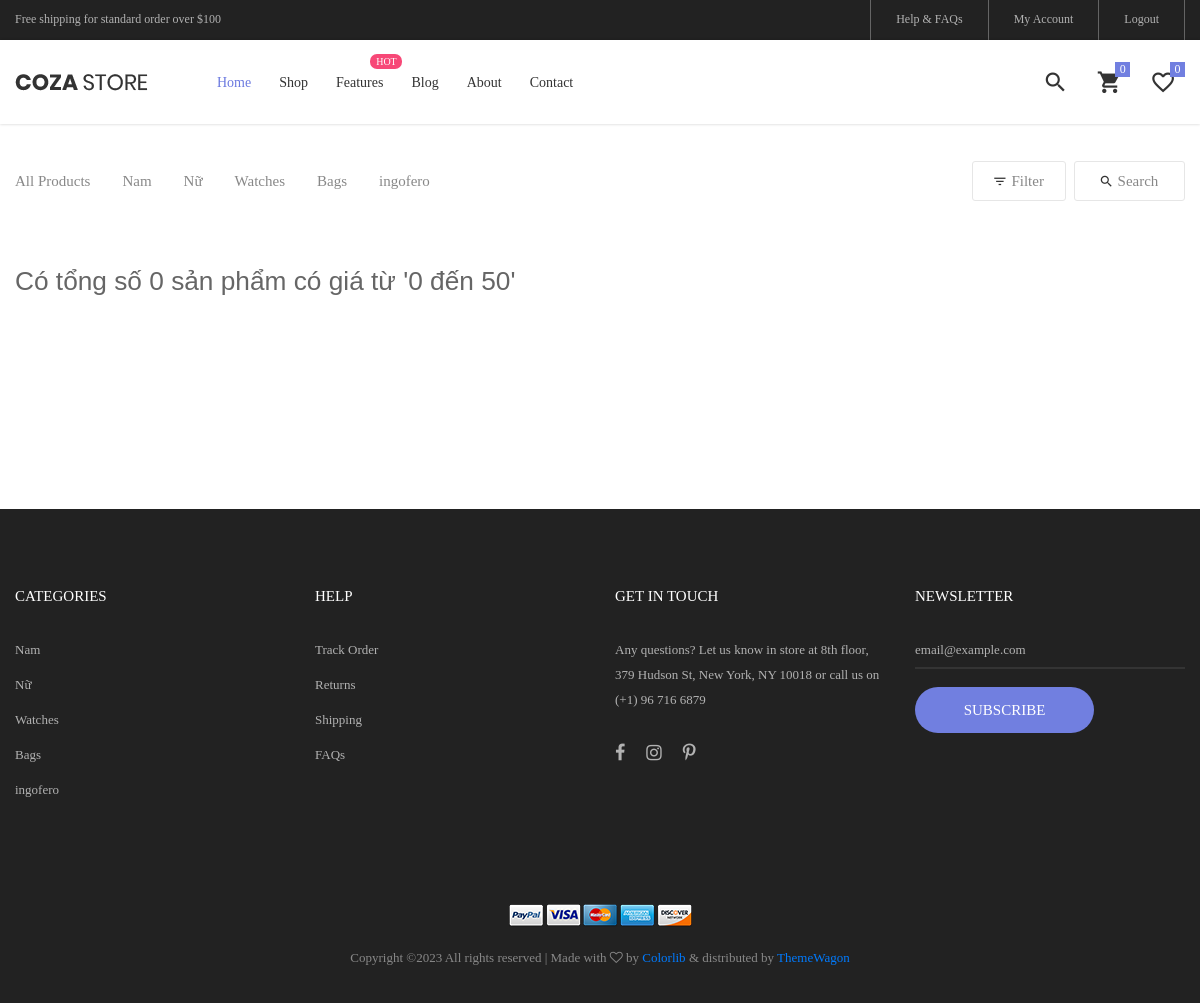
The page /view/index.php?act=filter_price&first=0&second=50 on the database its author committed.
### tables this page shows
CREATE TABLE `categories` (
  `cate_id` int(11) NOT NULL COMMENT 'id categoriy',
  `cate_name` varchar(50) NOT NULL COMMENT 'name category',
  `cate_img` varchar(50) NOT NULL COMMENT 'image category'
);

### dao/pdo.php (called while the page is built, shortened)
<?php
function pdo_get_connection()
{
    $dburl = "mysql:host=localhost;dbname=cozastore;charset=utf8";
    $username = 'root';
    $password = '';
    $conn = new PDO($dburl, $username, $password);
    $conn->setAttribute(PDO::ATTR_ERRMODE, PDO::ERRMODE_EXCEPTION);
    return $conn;
}
function pdo_query($sql)
{
    $sql_args = array_slice(func_get_args(), 1);
    try {
        $conn = pdo_get_connection();
        $stmt = $conn->prepare($sql);
        $stmt->execute($sql_args);
        $rows = $stmt->fetchAll();
        return $rows;
    } catch (PDOException $e) {
        throw $e;
    } finally {
        unset($conn);
    }
}

### dao/categories.php (called while the page is built, shortened)
<?php
require_once 'pdo.php';
function category_home(){
    $sql = 'SELECT * FROM categories LIMIT 6';
    return pdo_query($sql);
}

### dao/filter.php (called while the page is built, shortened)
<?php
require_once 'pdo.php';
function filter_price_between_all($first, $second)
{
    $sql = "SELECT * FROM products WHERE product_price BETWEEN $first AND $second ORDER BY product_id";
    return pdo_query($sql);
}

### view/products/product.php (shortened to what this page needs)
<div class="bg0 m-t-23 p-b-140">
	<div class="container">
		<div class="flex-w flex-sb-m p-b-52">
			<div class="flex-w flex-l-m filter-tope-group m-tb-10">
				<a href="index.php?act=products">
					<button class="stext-106 cl6 hov1 bor3 trans-04 m-r-32 m-tb-5" data-filter="*">
						All Products
					</button>
				</a>
				<?php foreach ($categories as $category) : ?>
					<a href="index.php?act=products_cate&cate_id=<?= $category['cate_id'] ?>">
						<button class="stext-106 cl6 hov1 bor3 trans-04 m-r-32 m-tb-5 <?= $class ?? '' ?>">
							<?= $category['cate_name'] ?>
						</button>
					</a>
				<?php endforeach ?>
			</div>
			<div class="flex-w flex-c-m m-tb-10">
				<div class="flex-c-m stext-106 cl6 size-104 bor4 pointer hov-btn3 trans-04 m-r-8 m-tb-4 js-show-filter">
					<i class="icon-filter cl2 m-r-6 fs-15 trans-04 zmdi zmdi-filter-list"></i>
					Filter
				</div>
				<div class="flex-c-m stext-106 cl6 size-105 bor4 pointer hov-btn3 trans-04 m-tb-4 js-show-search">
					<i class="icon-search cl2 m-r-6 fs-15 trans-04 zmdi zmdi-search"></i>
					Search
				</div>
			</div>
		</div>
		<?php
		if (isset($total_kq)) {
			echo "<h3 class='m-b-35'>" . $total_kq . "</h3>";
		}
		?>
		<div class="flex-c-m flex-w w-full p-t-38">
		</div>
	</div>
</div>

### view/footer.php (shortened to what this page needs)
<footer class="bg3 p-t-75 p-b-32">
	<div class="container">
		<div class="row">
			<div class="col-sm-6 col-lg-3 p-b-50">
				<h4 class="stext-301 cl0 p-b-30">
					Categories
				</h4>
				<ul>
					<?php foreach($categories as $cate) :?>
					<li class="p-b-10">
						<a href="index.php?act=products_cate&cate_id=<?= $cate['cate_id'] ?>" class="stext-107 cl7 hov-cl1 trans-04">
						<?= $cate['cate_name'] ?>
						</a>
					</li>
					<?php endforeach ?>
				</ul>
			</div>
			<div class="col-sm-6 col-lg-3 p-b-50">
				<h4 class="stext-301 cl0 p-b-30">
					Help
				</h4>
				<ul>
					<li class="p-b-10">
						<a href="#" class="stext-107 cl7 hov-cl1 trans-04">
							Track Order
						</a>
					</li>
					<li class="p-b-10">
						<a href="#" class="stext-107 cl7 hov-cl1 trans-04">
							Returns
						</a>
					</li>
					<li class="p-b-10">
						<a href="#" class="stext-107 cl7 hov-cl1 trans-04">
							Shipping
						</a>
					</li>
					<li class="p-b-10">
						<a href="#" class="stext-107 cl7 hov-cl1 trans-04">
							FAQs
						</a>
					</li>
				</ul>
			</div>
			<div class="col-sm-6 col-lg-3 p-b-50">
				<h4 class="stext-301 cl0 p-b-30">
					GET IN TOUCH
				</h4>
				<p class="stext-107 cl7 size-201">
					Any questions? Let us know in store at 8th floor, 379 Hudson St, New York, NY 10018 or call us on (+1) 96 716 6879
				</p>
				<div class="p-t-27">
					<a href="#" class="fs-18 cl7 hov-cl1 trans-04 m-r-16">
						<i class="fa fa-facebook"></i>
					</a>
					<a href="#" class="fs-18 cl7 hov-cl1 trans-04 m-r-16">
						<i class="fa fa-instagram"></i>
					</a>
					<a href="#" class="fs-18 cl7 hov-cl1 trans-04 m-r-16">
						<i class="fa fa-pinterest-p"></i>
					</a>
				</div>
			</div>
			<div class="col-sm-6 col-lg-3 p-b-50">
				<h4 class="stext-301 cl0 p-b-30">
					Newsletter
				</h4>
				<form>
					<div class="wrap-input1 w-full p-b-4">
						<input class="input1 bg-none plh1 stext-107 cl7" type="text" name="email" placeholder="email@example.com">
					</div>
					<div class="p-t-18">
						<button class="flex-c-m stext-101 cl0 size-103 bg1 bor1 hov-btn2 p-lr-15 trans-04">
							Subscribe
						</button>
					</div>
				</form>
			</div>
		</div>
		<div class="p-t-40">
			<div class="flex-c-m flex-w p-b-18">
				<a href="#" class="m-all-1">
					<img src="images/icons/icon-pay-01.png" alt="ICON-PAY">
				</a>
				<a href="#" class="m-all-1">
					<img src="images/icons/icon-pay-02.png" alt="ICON-PAY">
				</a>
				<a href="#" class="m-all-1">
					<img src="images/icons/icon-pay-03.png" alt="ICON-PAY">
				</a>
				<a href="#" class="m-all-1">
					<img src="images/icons/icon-pay-04.png" alt="ICON-PAY">
				</a>
				<a href="#" class="m-all-1">
					<img src="images/icons/icon-pay-05.png" alt="ICON-PAY">
				</a>
			</div>
			<p class="stext-107 cl6 txt-center">
				Copyright &copy; All rights reserved | Made with <i class="fa fa-heart-o" aria-hidden="true"></i> by <a href="https://colorlib.com" target="_blank">Colorlib</a> &amp; distributed by <a href="https://themewagon.com" target="_blank">ThemeWagon</a>
			</p>
		</div>
	</div>
</footer>
</body>
</html>

### view/css/main.css (style rules this page uses)
.container { max-width: 1380px; }
@media (max-width: 1600px) { .container { max-width: 1200px; } }
.cl0 { color: #fff; }
.cl2 { color: #333; }
.cl6 { color: #888; }
.cl7 { color: #b2b2b2; }
.stext-101 { font-family: Poppins-Medium; font-size: 15px; line-height: 1.466667; text-transform: uppercase; }
.stext-106 { font-family: Poppins-Regular; font-size: 15px; line-height: 1.2; }
.stext-107 { font-family: Poppins-Regular; font-size: 13px; line-height: 1.923; }
.stext-301 { font-family: Montserrat-Bold; font-size: 15px; line-height: 1.6; text-transform: uppercase; }
.size-103 { min-width: 179px; height: 46px; }
.size-104 { min-width: 94px; height: 40px; }
.size-105 { min-width: 111px; height: 40px; }
.size-201 { max-width: 270px; }
.bg-none { background-color: transparent; }
.bg0 { background-color: #fff; }
.bg1 { background-color: #717fe0; }
.bg3 { background-color: #222; }
.bor1 { border-radius: 23px; }
.bor3 { border-bottom: 1px solid transparent; }
.bor4 { border: 1px solid #e6e6e6; border-radius: 3px; }
.wrap-input1 { position: relative; border-bottom: 2px solid rgba(204,204,204, 0.1); }
.input1 { background-color: transparent; width: 100%; }

### rows shown on the page
categories: cate_name "Nam"
categories: cate_name "Nữ"
categories: cate_name "Watches"
categories: cate_name "Bags"
categories: cate_name "ingofero"

### other values the page prints
$total_kq "Có tổng số 0 sản phẩm có giá từ '0 đến 50'"
